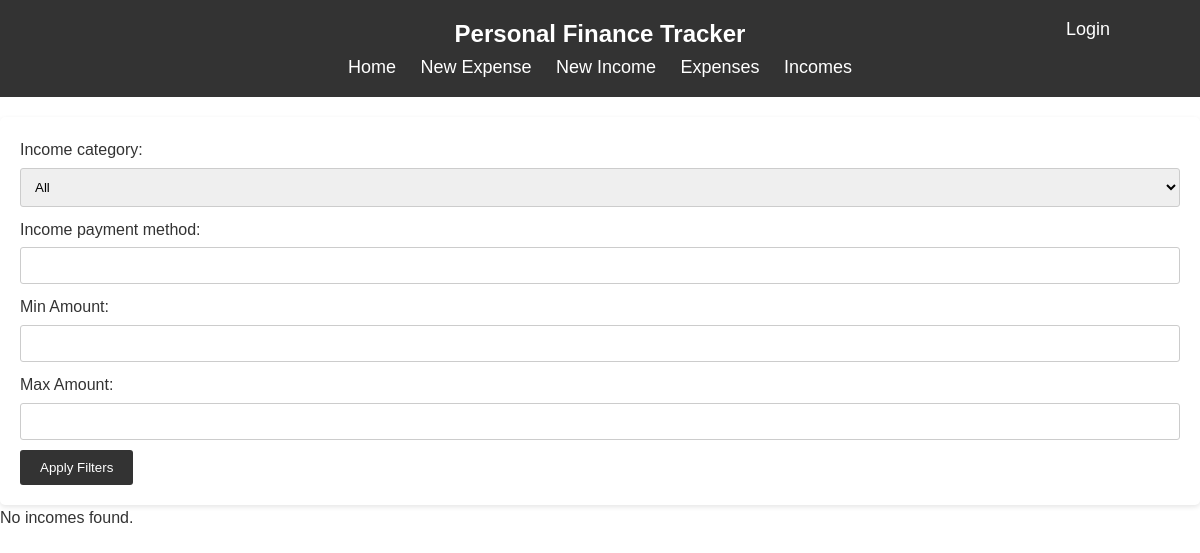
/search-income/, run on an earlier commit of the app's database.
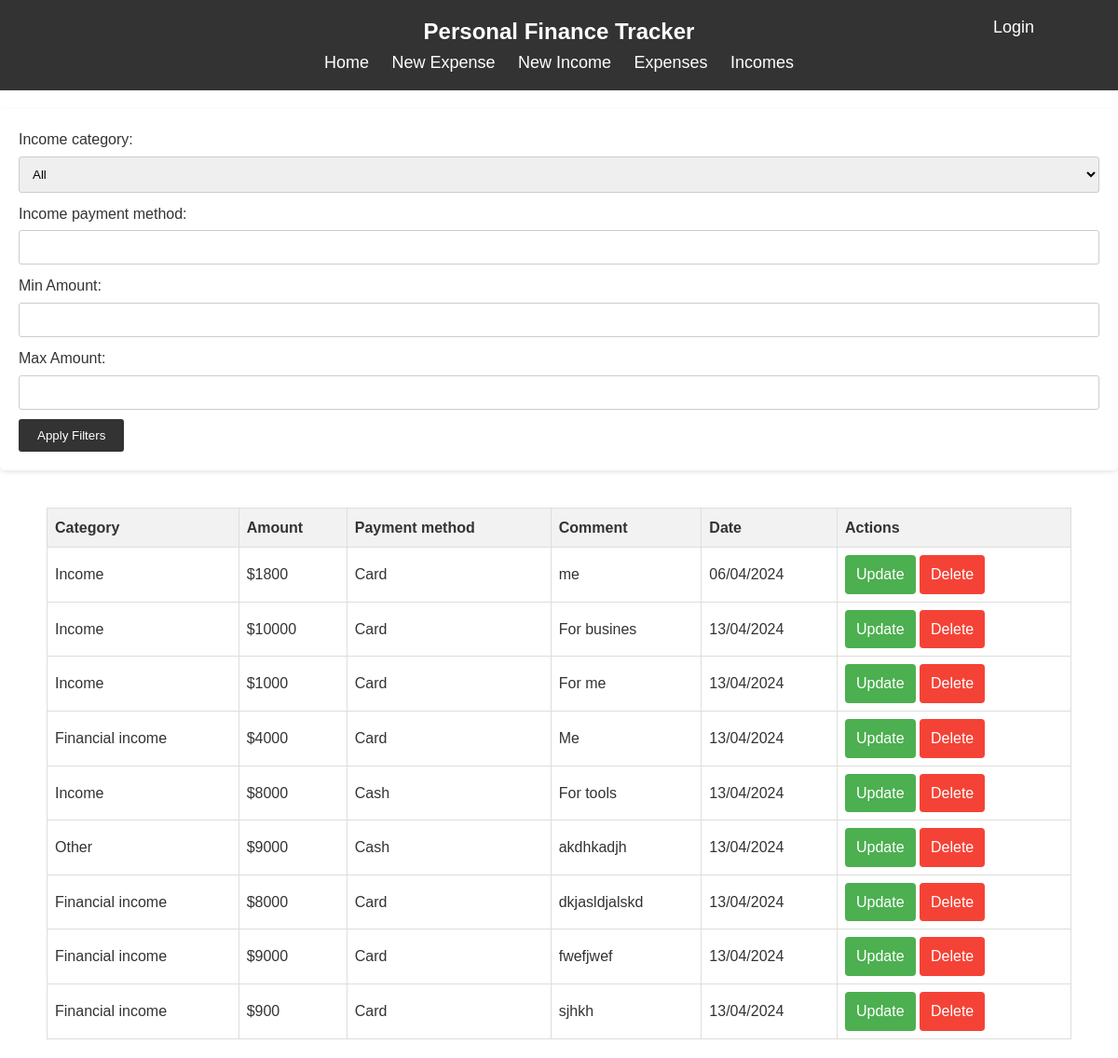
And on a later commit of the database.
### app/models.py (models this page shows)
class Income(models.Model):
    IncomeCategory = (
        ('Financial income', 'Financial income'),
        ('Income', 'Income'),
        ('Other', 'Other')
    )
    user = models.ForeignKey(User, on_delete=models.CASCADE, null=True, blank=True, related_name='incomes')
    income_category = models.CharField(max_length=50, choices=IncomeCategory)
    income_amount = models.IntegerField(default=0)
    income_payment_method = models.CharField(max_length=50, choices=PAYMENT_METHOD)
    income_date = models.DateField(default=timezone.now)
    income_comment = models.TextField(null=False)

### app/views.py (the view)
# urls.py: path('search-income/', income_list, name='search_income'),
def income_list(request):
    form = IncomeFilterForm(request.GET)
    incomes = Income.objects.all()  # Changed 'expenses' to 'incomes'
    if form.is_valid():
        if form.cleaned_data['income_category']:
            incomes = incomes.filter(income_category=form.cleaned_data['income_category'])  # Changed 'expenses' to 'incomes'
        if form.cleaned_data['income_payment_method']:
            incomes = incomes.filter(income_payment_method=form.cleaned_data['income_payment_method'])  # Changed 'expenses' to 'incomes'
        if form.cleaned_data['min_amount']:
            incomes = incomes.filter(income_amount__gte=form.cleaned_data['min_amount'])
        if form.cleaned_data['max_amount']:
            incomes = incomes.filter(income_amount__lte=form.cleaned_data['max_amount'])
    return render(request, 'income_list.html', {'form': form, 'incomes': incomes})  # Changed 'expenses' to 'incomes', and 'expense_list.html' to 'income_list.html'

### app/forms.py
class IncomeFilterForm(forms.Form):
    IncomeCategory = (
        ('', 'All'),
        ('Financial income', 'Financial income'),
        ('Income', 'Income'),
        ('Other', 'Other')
    )
    income_category = forms.ChoiceField(choices=IncomeCategory, required=False)
    income_payment_method = forms.CharField(max_length=50, required=False)  # Assuming you have defined PAYMENT_METHOD elsewhere
    min_amount = forms.IntegerField(label='Min Amount', required=False)
    max_amount = forms.IntegerField(label='Max Amount', required=False)
    def clean(self):
        cleaned_data = super().clean()
        min_amount = cleaned_data.get('min_amount')
        max_amount = cleaned_data.get('max_amount')
        if min_amount is not None and max_amount is not None:
            if min_amount > max_amount:
                raise forms.ValidationError("Min amount cannot be greater than max amount.")
        return cleaned_data

### app/templates/income_list.html
{% extends "base.html" %}
{% block content %}
<form method="get">
    {{ form.as_p }}
    <button type="submit">Apply Filters</button>
</form>
{% if incomes %}
<div class="right" style="padding: 20px 50px; text-align: center;">
<table class="income-table" style="border-collapse: collapse;">
    <thead>
        <tr style="background-color: #f2f2f2;">
            <th style="border: 1px solid #ddd; padding: 8px;">Category</th>
            <th style="border: 1px solid #ddd; padding: 8px;">Amount</th>
            <th style="border: 1px solid #ddd; padding: 8px;">Payment method</th>
            <th style="border: 1px solid #ddd; padding: 8px;">Comment</th>
            <th style="border: 1px solid #ddd; padding: 8px;">Date</th>
            <th style="border: 1px solid #ddd; padding: 8px;">Actions</th>
        </tr>
    </thead>
    <tbody>
        {% for income in incomes %}
        <tr style="background-color: #ffffff;">
            <td style="border: 1px solid #ddd; padding: 8px;">{{ income.get_income_category_display }}</td>
            <td style="border: 1px solid #ddd; padding: 8px;">${{ income.income_amount }}</td>
            <td style="border: 1px solid #ddd; padding: 8px;">{{ income.get_income_payment_method_display }}</td>
            <td style="border: 1px solid #ddd; padding: 8px;">{{ income.income_comment }}</td>
            <td style="border: 1px solid #ddd; padding: 8px;">{{ income.income_date|date:"d/m/Y" }}</td>
            <td style="border: 1px solid #ddd; padding: 8px;">
                <a href="{% url 'update_in' pk=income.pk %}" style="background-color: #4CAF50; color: white; padding: 8px 12px; text-align: center; text-decoration: none; display: inline-block; border-radius: 4px;">Update</a>
                <a href="{% url 'delete_in' pk=income.pk %}" style="background-color: #f44336; color: white; padding: 8px 12px; text-align: center; text-decoration: none; display: inline-block; border-radius: 4px;">Delete</a>
            </td>
        </tr>
        {% endfor %}
    </tbody>
</table>
</div>
{% else %}
    <p>No incomes found.</p>
{% endif %}
{% endblock content %}

What changed in the data, as far as the page shows it:
added Income: income_category "Income", income_amount "1800", income_payment_method "Card", income_comment "me", income_date "06/04/2024"
added Income: income_category "Income", income_amount "10000", income_payment_method "Card", income_comment "For busines", income_date "13/04/2024"
added Income: income_category "Income", income_amount "1000", income_payment_method "Card", income_comment "For me", income_date "13/04/2024"
added Income: income_category "Financial income", income_amount "4000", income_payment_method "Card", income_comment "Me", income_date "13/04/2024"
added Income: income_category "Income", income_amount "8000", income_payment_method "Cash", income_comment "For tools", income_date "13/04/2024"
added Income: income_category "Other", income_amount "9000", income_payment_method "Cash", income_comment "akdhkadjh", income_date "13/04/2024"
added Income: income_category "Financial income", income_amount "8000", income_payment_method "Card", income_comment "dkjasldjalskd", income_date "13/04/2024"
added Income: income_category "Financial income", income_amount "9000", income_payment_method "Card", income_comment "fwefjwef", income_date "13/04/2024"
added Income: income_category "Financial income", income_amount "900", income_payment_method "Card", income_comment "sjhkh", income_date "13/04/2024"
Also different on the page:
text no longer shown: "No incomes found."
text now shown: "Category Amount Payment method Comment Date Actions"
